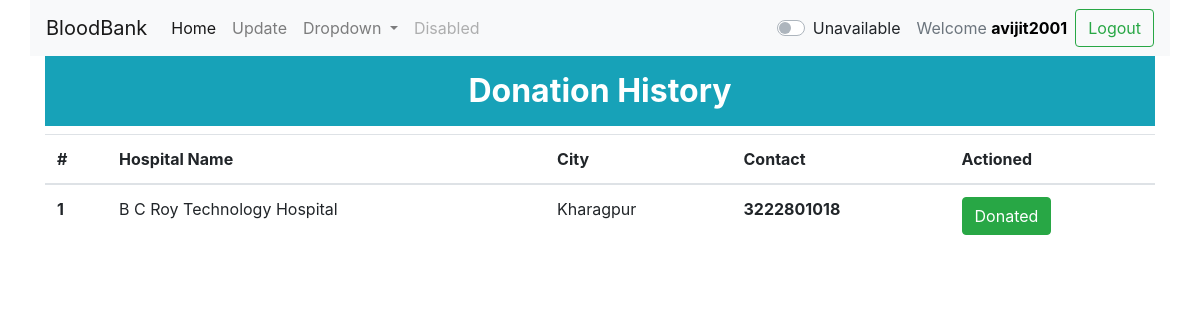
The page /hospital/history/ (signed in) on the database its author committed.
### users/models.py (models this page shows, shortened)
class CustomUser(AbstractUser):
    is_donor = models.BooleanField(default=False)
    is_hospital = models.BooleanField(default=False)

class Hospital(models.Model):
    user = models.OneToOneField(CustomUser, on_delete=models.CASCADE)
    contact = models.IntegerField(default=0000000000)
    registration_id = models.CharField(max_length=10)
    city = models.CharField(max_length=20)
    state = models.CharField(max_length=22)
    pin_code = models.IntegerField(default=000000)

### users/views.py (the view, shortened to what this page needs)
# urls.py: path('hospital/history/', views.view_history, name='view_history'),
def view_history(request):
    user = request.user
    if user.is_authenticated:
        if user.is_hospital:
            if request.method == "POST":
                blood_group = request.POST["blood_group"]
                print(blood_group=="O+")
                donorss = Donor.objects.all()
                for d in donorss:
                    print(d.blood_group==blood_group)
                rs=Request.objects.all()
                for r in rs:
                    print(r.blood_group)
                blood_request_raw = Request.objects.filter(hospital_id=user.id, blood_group=blood_group)
                print(blood_request_raw)
            else:
                blood_request_raw = Request.objects.filter(hospital_id=user.id)
            blood_request = []
            for req in blood_request_raw:
                if req.status == 4 or req.status == 5:
                    user_donor = CustomUser.objects.get(id=req.donor_id)
                    a = (user_donor, req)
                    blood_request.append(a)
            if blood_request:
                context = {
                    'blood_request': blood_request,
                    'title': "VowForRed -Repository",
                }
            else:
                if request.method == "POST":
                    message = "No Blood Donation Recorded with this Blood Group"
                else:
                    message = "History to be Created soon"
                context = {
                    'error_message': message,
                    'title': "VowForRed -Repository",
                }
            return render(request, 'users/history.html', context)
        else:
            if request.method == "POST":
                bg = request.POST["blood_group"]
                blood_request_raw = Request.objects.filter(hospital_id=user.id, blood_group=bg)
            else:
                blood_request_raw = Request.objects.filter(donor_id=user.id)
            blood_request = []
            for req in blood_request_raw:
                if req.status == 4 or req.status == 5:
                    user_hospital = CustomUser.objects.get(id=req.hospital_id)
                    a = (user_hospital, req)
                    blood_request.append(a)
            if blood_request:
                context = {
                    'blood_request': blood_request,
                    'title': "VowForRed -History",
                }
            return render(request, 'users/history.html', context)
    return redirect('users:home')

### users/templates/users/history.html (shortened to what this page needs)
{% extends 'users/base.html' %}
{% block content %}
    <div class="" style="width: 100% ; text-align: center">
        <h2><div class="p-3 mb-2 bg-info text-white"><strong>Donation History</strong></div></h2>
    </div>
    {% if user.is_hospital %}
        {% if blood_request %}
            <table class="table table-hover mt-2" >
                <thead>
                <tr>
                    <th scope="col">#</th>
                    <th scope="col">Name</th>
                    <th scope="col">City</th>
                    <th scope="col">Blood Group</th>
                    <th scope="col">Contact</th>
                    <th scope="col">Actioned</th>
                </tr>
                </thead>
                <tbody>
                {% for request in blood_request %}
                    <tr>
                        <th scope="row">{{ forloop.counter }}</th>
                        <td>{{ request.0.first_name }} {{ request.0.last_name }}</td>
                        <td>{{ request.0.donor.city }}</td>
                        <td><strong>{{ request.0.donor.blood_group }}</strong></td>
                        <td>{{ request.0.donor.contact }}</td>
                        <td>
                            {% if request.1.status == 4 %}
                                <a href="#">
                                    <span class="d-inline-block" tabindex="0" data-toggle="tooltip" title="Details">
                                        <button type="button" class="btn btn-success" data-toggle="modal" data-target="#exampleModal_history_accept{{ forloop.counter }}">
                                            Donated
                                        </button>
                                    </span>
                                    <div class="modal fade" id="exampleModal_history_accept{{ forloop.counter }}" tabindex="-1" role="dialog" aria-labelledby="exampleModalLabel" aria-hidden="true">
                                        <div class="modal-dialog" role="document">
                                            <div class="modal-content">
                                                <div class="modal-header">
                                                    <h5 class="modal-title" id="exampleModalLabel">Details of Donations</h5>
                                                    <button type="button" class="close" data-dismiss="modal" aria-label="Close">
                                                        <span aria-hidden="true">&times;</span>
                                                    </button>
                                                </div>
                                                <div class="modal-body">
                                                    <div class="form-group">
                                                        <label >Name</label>
                                                        <input type="text" class="form-control"  value="{{ request.0.first_name }} {{ request.0.last_name }}"  readonly>
                                                    </div>
                                                    <div class="form-group">
                                                        <label >Date Requested</label>
                                                        <input type="" class="form-control"  value="{{ request.1.date_requested }}"  readonly>
                                                    </div>
                                                    <div class="form-group">
                                                        <label >Date Donated</label>
                                                        <input type="" class="form-control"  value="{{ request.1.date_approved }}"  readonly>
                                                    </div>
                                                    <div class="form-group">
                                                        <label >Rewards Given</label>
                                                        <input type="number" class="form-control"  value="{{ request.1.reward.amount }}"   readonly>
                                                    </div>
                                                </div>
                                                <div class="modal-footer">
                                                    <button type="button" class="btn btn-secondary" data-dismiss="modal">Close</button>
                                                </div>
                                            </div>
                                        </div>
                                    </div>
                                </a>
                            {% elif request.1.status == 5 %}
                                <a href="#">
                                    <span class="d-inline-block" tabindex="0" data-toggle="tooltip" title="Details">
                                        <button type="button" class="btn btn-danger" data-toggle="modal" data-target="#exampleModal_history_reject{{ forloop.counter }}">
                                            Rejected
                                        </button>
                                    </span>
                                    <div class="modal fade" id="exampleModal_history_reject{{ forloop.counter }}" tabindex="-1" role="dialog" aria-labelledby="exampleModalLabel" aria-hidden="true">
                                        <div class="modal-dialog" role="document">
                                            <div class="modal-content">
                                                <div class="modal-header">
                                                    <h5 class="modal-title" id="exampleModalLabel">Details for Rejection</h5>
                                                    <button type="button" class="close" data-dismiss="modal" aria-label="Close">
                                                        <span aria-hidden="true">&times;</span>
                                                    </button>
                                                </div>
                                                <div class="modal-body">
                                                    <div class="form-group">
                                                        <label >Name</label>
                                                        <input type="text" class="form-control"  value="{{ request.0.first_name }} {{ request.0.last_name }}"  readonly>
                                                    </div>
                                                    <div class="form-group">
                                                        <label >Date Requested</label>
                                                        <input type="" class="form-control"  value="{{ request.1.date_requested }}"  readonly>
                                                    </div>
                                                    <div class="form-group">
                                                        <label >Date Approved</label>
                                                        <input type="" class="form-control"  value="{{ request.1.date_approved }}"  readonly>
                                                    </div>
                                                    <textarea class="form-control" id="exampleFormControlTextarea1" rows="3" name = "decline_reason">{{ request.1.reason.decline_reason }}</textarea>
                                                </div>
                                                <div class="modal-footer">
                                                    <button type="button" class="btn btn-secondary" data-dismiss="modal">Close</button>
                                                </div>
                                            </div>
                                        </div>
                                    </div>
                                </a>
                            {% endif %}
                        </td>
                    </tr>
                {% endfor%}
                </tbody>
            </table>
        {% endif %}
    {% else %}
        {% if blood_request %}
            <table class="table table-hover mt-2" >
                <thead>
                <tr>
                    <th scope="col">#</th>
                    <th scope="col">Hospital Name</th>
                    <th scope="col">City</th>
                    <th scope="col">Contact</th>
                    <th scope="col">Actioned</th>
                </tr>
                </thead>
                <tbody>
                {% for request in blood_request %}
                    <tr>
                        <th scope="row">{{ forloop.counter }}</th>
                        <td>{{ request.0.first_name }}</td>
                        <td>{{ request.0.hospital.city }}</td>
                        <td><strong>{{ request.0.hospital.contact }}</strong></td>
                        <td>
                            {% if request.1.status == 4 %}
                                <a href="#">
                                    <span class="d-inline-block" tabindex="0" data-toggle="tooltip" title="Details">
                                        <button type="button" class="btn btn-success" data-toggle="modal" data-target="#exampleModal_history_accept{{ forloop.counter }}">
                                            Donated
                                        </button>
                                    </span>
                                </a>
                            {% endif %}
                        </td>
                    </tr>
                {% endfor%}
                </tbody>
            </table>
        {% endif %}
    {% endif %}
{% endblock %}

### users/templates/users/base.html (shortened to what this page needs)
<!doctype html>
<html lang="en">
<head>
    <link rel="stylesheet" href="https://stackpath.bootstrapcdn.com/bootstrap/4.4.1/css/bootstrap.min.css">
</head>
<body style="background:white;">
<nav class="navbar navbar-expand-lg navbar-light bg-light container">
    <a class="navbar-brand" href="#">BloodBank</a>
    <div class="collapse navbar-collapse" id="navbarSupportedContent">
        <ul class="navbar-nav mr-auto">
            <li class="nav-item active">
                <a class="nav-link" href="{% url 'users:home' %}">Home <span class="sr-only">(current)</span></a>
            </li>
            {% if user.is_authenticated %}
                <li class="nav-item">
                    <a class="nav-link" href="{% url 'users:update' %}">Update</a>
                </li>
                <li class="nav-item dropdown">
                    <a class="nav-link dropdown-toggle" href="#" id="navbarDropdown" role="button" data-toggle="dropdown" aria-haspopup="true" aria-expanded="false">
                        Dropdown
                    </a>
                </li>
                <li class="nav-item">
                    <a class="nav-link disabled" href="#" tabindex="-1" aria-disabled="true">Disabled</a>
                </li>
            {% endif %}
        </ul>
        <div class="form-inline my-2 my-lg-0">
            {% if not user.is_authenticated %}
            <a href="{% url 'users:login_user' %}">
                <button class="btn btn-outline-success my-2 my-sm-0" type="">Log In</button>
            </a>
            <a href="#">
                <button class="btn btn-outline-success my-2 my-sm-0 ml-2" type="button" data-toggle="modal" data-target="#exampleModal">
                    Sign Up
                </button>
            </a>
            {% else %}
            {% if user.is_donor %}
                    <form action="{% url 'users:tongle' %}" method="POST" id="av">
                        <div class="custom-control custom-switch">
                            {% if user.donor.available %}
                            <input type="checkbox" class="custom-control-input" id="available" name="available" checked>
                                <label class="custom-control-label mr-3 " for="available">Available</label>
                                {% else %}
                                <label class="custom-control-label mr-3" for="available">Unavailable</label>
                                {% endif %}
                        </div>
                    </form>
                {% endif %}
                <span class="mr-2"><span class="text-muted">Welcome </span><strong style="color:black">{{ user.username }}</strong></span>
                <a href="{% url 'users:logout_user' %}">
                    <button class="btn btn-outline-success my-2 my-sm-0" type="">Logout</button>
                </a>
            {% endif %}
        </div>
    </div>
</nav>
<div class="container">
    {% block content %}
    {% endblock %}
</div>
</body>
</html>

### rows shown on the page
CustomUser: username "avijit2001"
CustomUser: first_name "B C Roy Technology Hospital", id.city "Kharagpur", contact "3222801018"
